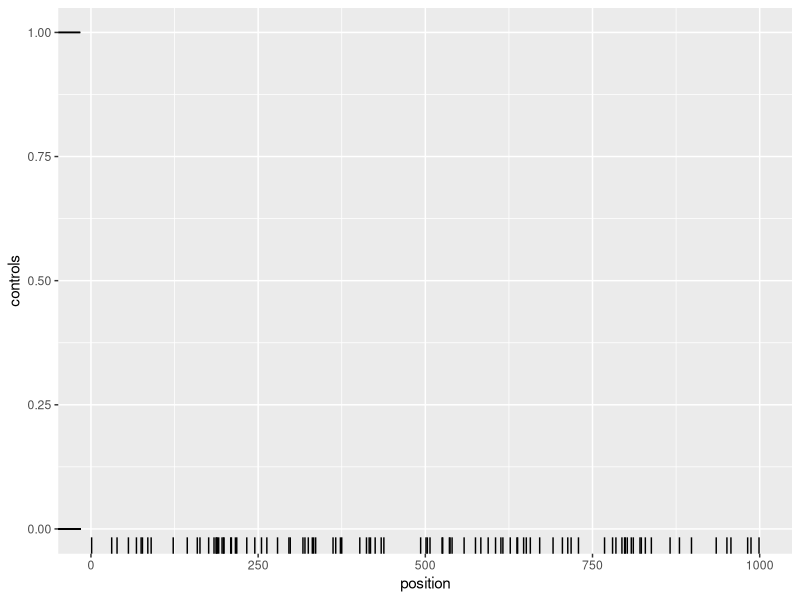

This figure's R source:
library(tidyverse)
pp <- 1000
n <- 500
cas_p <- 0.0005
con_p <- 0.0001
clu_size <- 100
clu_start <- 100

con <- rbinom(pp,n, con_p)
cas <- rbinom(pp,n, con_p)
cas[clu_start:(clu_start+clu_size-1)] <- rbinom(clu_size, n, cas_p)
dd <- data.frame("cases"=cas, "controls"=con, "position"=1:pp)

example_plot <- dd %>%
  mutate("cases"=cumsum(cases)/sum(cases), "controls"=cumsum(controls)/sum(controls)) %>%
  gather("Group", "value", -position) %>%
  ggplot(., aes(y=value, x=position, color=Group)) +
  geom_step() +
  ylab("Cumulative Probability") +
  theme_classic()

#ggsave("./plots/ks_example.pdf", example_plot)

dd %>%
  sample_n(100) %>%
  ggplot(., aes(x=position, y=controls)) + geom_rug()
